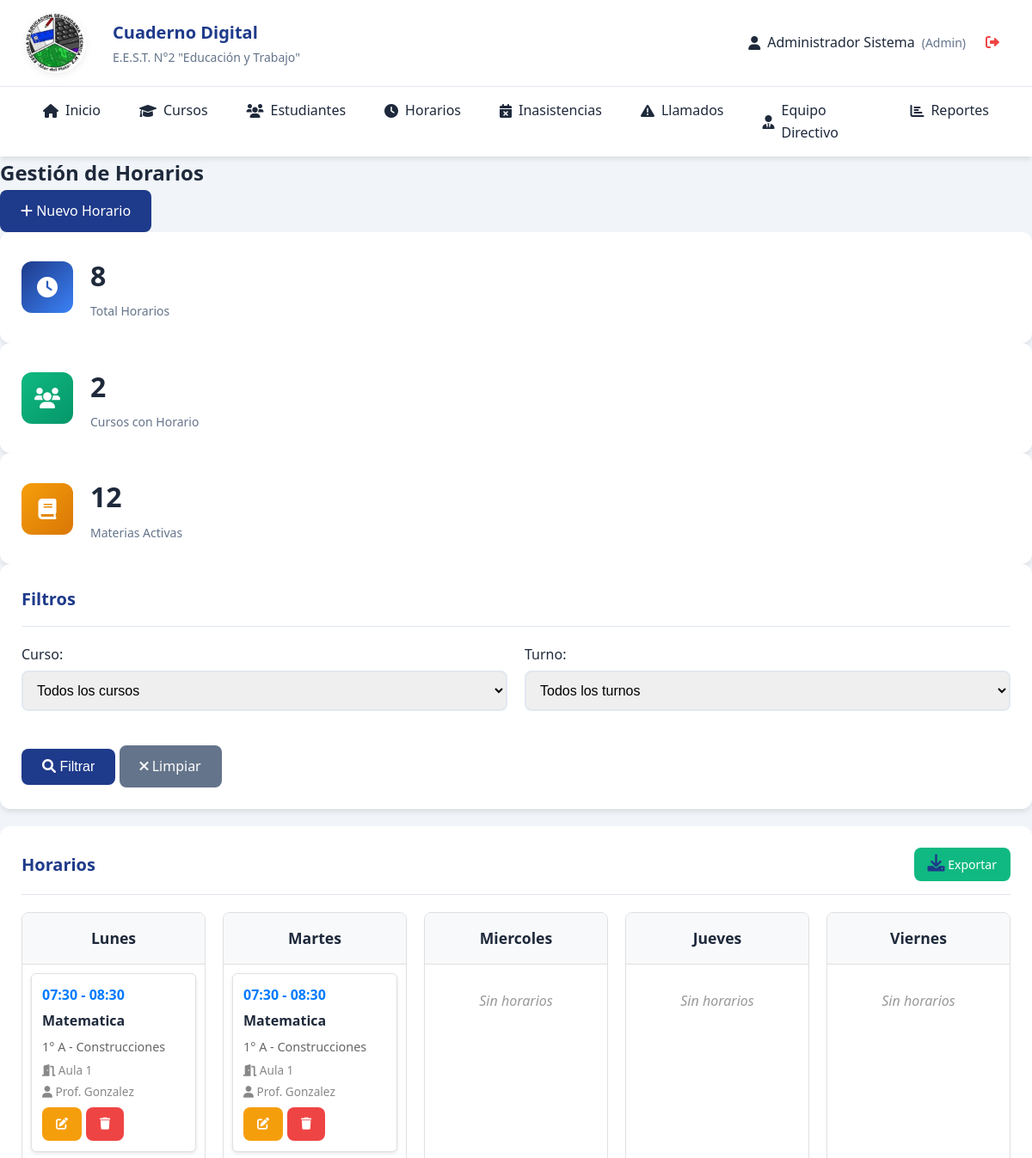
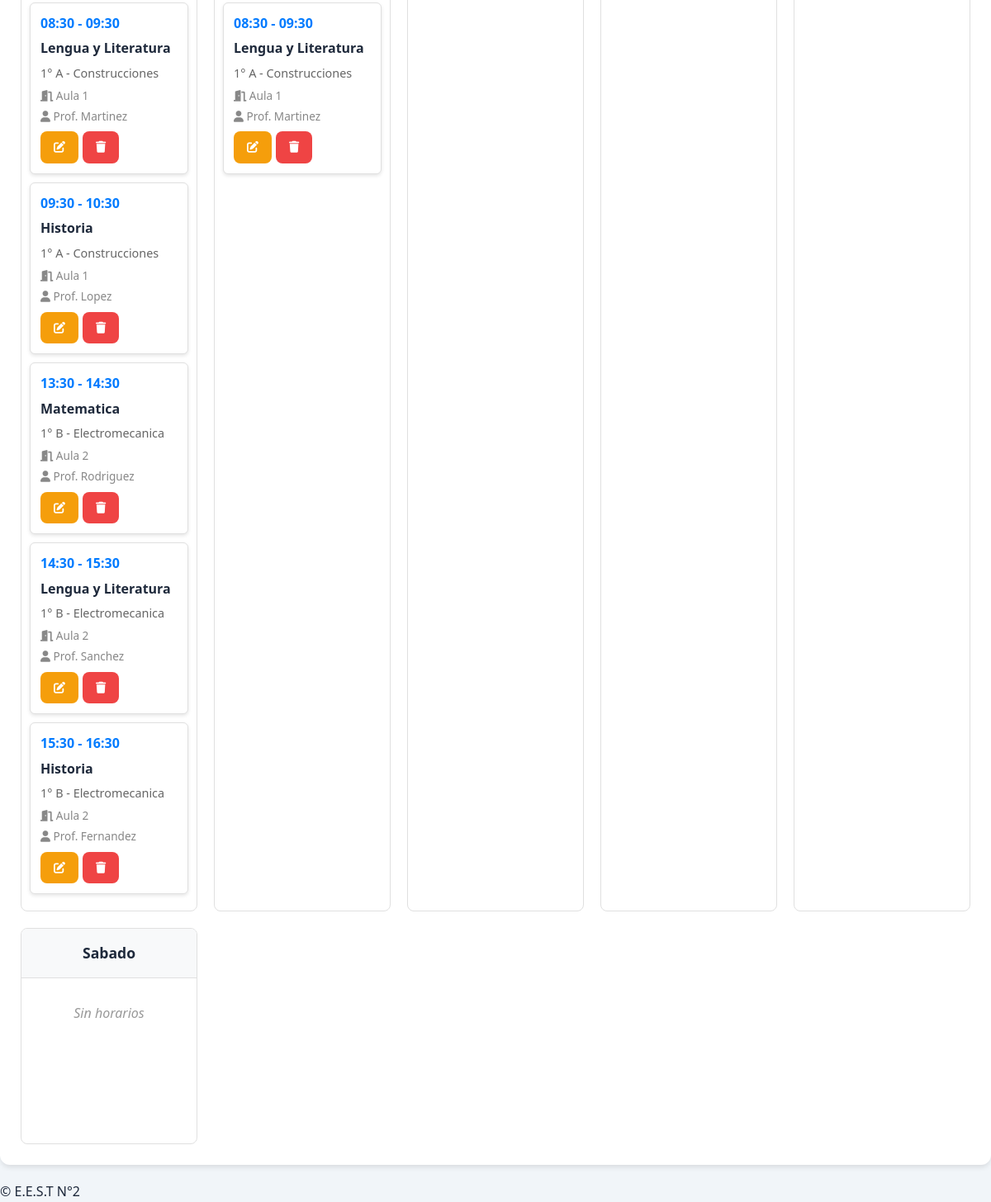
/horarios.php (signed in), run on the app's committed database (2 pictures, top to bottom).
### tables this page shows
CREATE TABLE IF NOT EXISTS horarios (
    id INT AUTO_INCREMENT PRIMARY KEY,
    curso_id INT NOT NULL,
    materia_id INT NOT NULL,
    dia_semana INT NOT NULL,  
    hora_inicio TIME NOT NULL,
    hora_fin TIME NOT NULL,
    aula VARCHAR(50),
    docente VARCHAR(100),
    es_contraturno BOOLEAN DEFAULT FALSE,
    FOREIGN KEY (curso_id) REFERENCES cursos(id),
    FOREIGN KEY (materia_id) REFERENCES materias(id)
);

CREATE TABLE IF NOT EXISTS materias (
    id INT AUTO_INCREMENT PRIMARY KEY,
    nombre VARCHAR(100) NOT NULL,
    especialidad_id INT,
    es_taller BOOLEAN DEFAULT FALSE,
    FOREIGN KEY (especialidad_id) REFERENCES especialidades(id)
);

CREATE TABLE IF NOT EXISTS cursos (
    id INT AUTO_INCREMENT PRIMARY KEY,
    anio INT NOT NULL,  
    division VARCHAR(5) NOT NULL,  
    turno_id INT NOT NULL,
    especialidad_id INT NOT NULL,
    taller_id INT,
    grado ENUM('inferior', 'superior') NOT NULL,  
    activo BOOLEAN DEFAULT TRUE,
    FOREIGN KEY (turno_id) REFERENCES turnos(id),
    FOREIGN KEY (especialidad_id) REFERENCES especialidades(id),
    FOREIGN KEY (taller_id) REFERENCES talleres(id)
);

CREATE TABLE IF NOT EXISTS especialidades (
    id INT AUTO_INCREMENT PRIMARY KEY,
    nombre VARCHAR(100) NOT NULL,
    descripcion TEXT,
    activa BOOLEAN DEFAULT TRUE
);

### config/database.php (called while the page is built, shortened)
<?php
class Database {
    private static $instance = null;
    private $connection;
    private function __construct() {
        try {
            $this->connection = new PDO(
                "mysql:host=" . DB_HOST . ";dbname=" . DB_NAME . ";charset=utf8",
                DB_USER,
                DB_PASS,
                [
                    PDO::ATTR_ERRMODE => PDO::ERRMODE_EXCEPTION,
                    PDO::ATTR_DEFAULT_FETCH_MODE => PDO::FETCH_ASSOC,
                    PDO::ATTR_EMULATE_PREPARES => false
                ]
            );
        } catch (PDOException $e) {
            die("Error de conexión: " . $e->getMessage());
        }
    }
    public static function getInstance() {
        if (self::$instance === null) {
            self::$instance = new self();
        }
        return self::$instance;
    }
    public function query($sql, $params = []) {
        $stmt = $this->connection->prepare($sql);
        $stmt->execute($params);
        return $stmt;
    }
    public function fetchAll($sql, $params = []) {
        return $this->query($sql, $params)->fetchAll();
    }
    public function fetch($sql, $params = []) {
        return $this->query($sql, $params)->fetch();
    }
}
?>

### horarios.php (the view, shortened to what this page needs)
<?php
include 'includes/header.php';
require_once 'config/database.php';
$db = Database::getInstance();
$where_conditions = ["1=1"];
$params = [];
$where_clause = implode(" AND ", $where_conditions);
$horarios = $db->fetchAll("
    SELECT h.*, m.nombre as materia_nombre, c.anio, c.division, esp.nombre as especialidad,
           t.nombre as turno_nombre
    FROM horarios h
    LEFT JOIN materias m ON h.materia_id = m.id
    LEFT JOIN cursos c ON h.curso_id = c.id
    LEFT JOIN especialidades esp ON c.especialidad_id = esp.id
    LEFT JOIN turnos t ON c.turno_id = t.id
    WHERE $where_clause
    ORDER BY c.anio, c.division, h.dia_semana, h.hora_inicio
", $params);
$horarios_por_dia = [];
$dias = ['Lunes', 'Martes', 'Miercoles', 'Jueves', 'Viernes', 'Sabado'];
foreach ($dias as $index => $dia) {
    $horarios_por_dia[$dia] = [];
}
foreach ($horarios as $horario) {
    $dia_nombre = $dias[$horario['dia_semana'] - 1] ?? 'Desconocido';
    $horarios_por_dia[$dia_nombre][] = $horario;
}
$total_horarios = count($horarios);
$cursos_con_horario = $db->fetch("
    SELECT COUNT(DISTINCT curso_id) as total FROM horarios
")['total'];
$materias_activas = $db->fetch("
    SELECT COUNT(*) as total FROM materias
")['total'];
?>
<section class="horarios-section">
    <div class="section-header">
        <h2>Gestión de Horarios</h2>
        <a href="horarios.php?action=nuevo" class="btn btn-primary">
            <i class="fas fa-plus"></i> Nuevo Horario
        </a>
    </div>
    <div class="stats-cards grid-3">
        <div class="stat-card">
            <div class="stat-icon">
                <i class="fas fa-clock"></i>
            </div>
            <div class="stat-content">
                <h3><?php echo $total_horarios; ?></h3>
                <p>Total Horarios</p>
            </div>
        </div>
        <div class="stat-card">
            <div class="stat-icon">
                <i class="fas fa-users"></i>
            </div>
            <div class="stat-content">
                <h3><?php echo $cursos_con_horario; ?></h3>
                <p>Cursos con Horario</p>
            </div>
        </div>
        <div class="stat-card">
            <div class="stat-icon">
                <i class="fas fa-book"></i>
            </div>
            <div class="stat-content">
                <h3><?php echo $materias_activas; ?></h3>
                <p>Materias Activas</p>
            </div>
        </div>
    </div>
    <div class="card">
        <div class="card-header">
            <h3 class="card-title">Filtros</h3>
        </div>
        <form method="GET" class="filters-form">
            <div class="form-row">
                <div class="form-group">
                    <label for="curso_filter">Curso:</label>
                    <select name="curso" id="curso_filter">
                        <option value="">Todos los cursos</option>
                    </select>
                </div>
                <div class="form-group">
                    <label for="turno_filter">Turno:</label>
                    <select name="turno" id="turno_filter">
                        <option value="">Todos los turnos</option>
                    </select>
                </div>
            </div>
            <div class="form-actions">
                <button type="submit" class="btn btn-primary">
                    <i class="fas fa-search"></i> Filtrar
                </button>
                <a href="horarios.php" class="btn btn-secondary">
                    <i class="fas fa-times"></i> Limpiar
                </a>
            </div>
        </form>
    </div>
    <div class="card">
        <div class="card-header">
            <h3 class="card-title">Horarios</h3>
            <div class="header-actions">
                <a href="horarios.php?action=exportar" class="btn btn-success btn-sm">
                    <i class="fas fa-download"></i> Exportar
                </a>
            </div>
        </div>
        <div class="horarios-grid">
            <?php foreach ($dias as $dia): ?>
            <div class="dia-column">
                <h4 class="dia-header"><?php echo $dia; ?></h4>
                <div class="horarios-dia">
                    <?php if (empty($horarios_por_dia[$dia])): ?>
                        <div class="no-horarios">Sin horarios</div>
                    <?php else: ?>
                        <?php foreach ($horarios_por_dia[$dia] as $horario): ?>
                        <div class="horario-item">
                            <div class="horario-hora">
                                <?php echo substr($horario['hora_inicio'], 0, 5) . ' - ' . substr($horario['hora_fin'], 0, 5); ?>
                            </div>
                            <div class="horario-materia">
                                <strong><?php echo htmlspecialchars($horario['materia_nombre']); ?></strong>
                            </div>
                            <div class="horario-curso">
                                <?php echo $horario['anio'] . '° ' . $horario['division'] . ' - ' . $horario['especialidad']; ?>
                            </div>
                            <?php if ($horario['aula']): ?>
                            <div class="horario-aula">
                                <i class="fas fa-door-open"></i> <?php echo htmlspecialchars($horario['aula']); ?>
                            </div>
                            <?php endif; ?>
                            <?php if ($horario['docente']): ?>
                            <div class="horario-docente">
                                <i class="fas fa-user"></i> <?php echo htmlspecialchars($horario['docente']); ?>
                            </div>
                            <?php endif; ?>
                            <div class="horario-actions">
                                <a href="horario_editar.php?id=<?php echo $horario['id']; ?>" class="btn btn-sm btn-warning">
                                    <i class="fas fa-edit"></i>
                                </a>
                                <a href="horario_eliminar.php?id=<?php echo $horario['id']; ?>"
                                   class="btn btn-sm btn-danger"
                                   onclick="return confirm('¿Está seguro de eliminar este horario?')">
                                    <i class="fas fa-trash"></i>
                                </a>
                            </div>
                        </div>
                        <?php endforeach; ?>
                    <?php endif; ?>
                </div>
            </div>
            <?php endforeach; ?>
        </div>
    </div>
</section>
<?php include 'includes/footer.php'; ?>

### css/style.css (style rules this page uses)
* { margin: 0; padding: 0; box-sizing: border-box; }
:root { --primary-color: #1e3a8a; --secondary-color: #3b82f6; --accent-color: #f59e0b; --success-color: #10b981; --danger-color: #ef4444; --warning-color: #f59e0b; --info-color: #06b6d4; --light-color: #f8fafc; --dark-color: #1e293b; --gray-color: #64748b; --border-color: #e2e8f0; --shadow: 0 4px 6px -1px rgba(0, 0, 0, 0.1); --shadow-lg: 0 10px 15px -3px rgba(0, 0, 0, 0.1); }
body { font-family: 'Segoe UI', Tahoma, Geneva, Verdana, sans-serif; line-height: 1.6; color: var(--dark-color); background-color: #f1f5f9; }
.form-group { margin-bottom: 20px; }
.form-group label { display: block; margin-bottom: 5px; font-weight: 500; color: var(--dark-color); }
.btn { display: inline-block; padding: 12px 24px; border: none; border-radius: 8px; font-size: 16px; font-weight: 500; text-decoration: none; cursor: pointer; transition: all 0.3s; text-align: center; }
.btn-primary { background-color: var(--primary-color); color: white; }
.stat-card { background: white; border-radius: 12px; padding: 25px; box-shadow: var(--shadow); display: flex; align-items: center; gap: 20px; transition: transform 0.3s; }
.stat-icon { width: 60px; height: 60px; border-radius: 12px; display: flex; align-items: center; justify-content: center; font-size: 24px; color: white; }
.stat-card:nth-child(1) .stat-icon { background: linear-gradient(135deg, var(--primary-color), var(--secondary-color)); }
.stat-card:nth-child(2) .stat-icon { background: linear-gradient(135deg, var(--success-color), #059669); }
.stat-card:nth-child(3) .stat-icon { background: linear-gradient(135deg, var(--warning-color), #d97706); }
.stat-content h3 { font-size: 32px; font-weight: 700; color: var(--dark-color); margin-bottom: 5px; }
.stat-content p { color: var(--gray-color); font-size: 14px; font-weight: 500; }
.card { background: white; border-radius: 12px; padding: 25px; box-shadow: var(--shadow); margin-bottom: 20px; }
.card-header { display: flex; justify-content: space-between; align-items: center; margin-bottom: 20px; padding-bottom: 15px; border-bottom: 1px solid var(--border-color); }
.card-title { font-size: 20px; color: var(--primary-color); font-weight: 600; }
.card-header i { color: var(--primary-color); font-size: 20px; }
.form-row { display: grid; grid-template-columns: repeat(auto-fit, minmax(250px, 1fr)); gap: 20px; margin-bottom: 20px; }
.form-group input, .form-group select, .form-group textarea { width: 100%; padding: 12px; border: 2px solid var(--border-color); border-radius: 8px; font-size: 16px; transition: border-color 0.3s; }
.btn-secondary { background-color: var(--gray-color); color: white; }
.btn-success { background-color: var(--success-color); color: white; }
.btn-danger { background-color: var(--danger-color); color: white; }
.btn-warning { background-color: var(--warning-color); color: white; }
.btn-sm { padding: 8px 16px; font-size: 14px; }
.grid-3 { grid-template-columns: repeat(auto-fit, minmax(250px, 1fr)); }

### horarios.php (style rules this page uses)
.horarios-section { max-width: 1400px; margin: 0 auto; }
.horarios-grid { display: grid; grid-template-columns: repeat(auto-fit, minmax(200px, 1fr)); gap: 20px; margin-top: 20px; }
.dia-column { border: 1px solid #e0e0e0; border-radius: 8px; overflow: hidden; }
.dia-header { background: #f8f9fa; padding: 15px; margin: 0; text-align: center; border-bottom: 1px solid #e0e0e0; font-size: 1.1em; font-weight: 600; }
.horarios-dia { padding: 10px; min-height: 200px; }
.horario-item { background: #fff; border: 1px solid #e0e0e0; border-radius: 6px; padding: 12px; margin-bottom: 10px; box-shadow: 0 2px 4px rgba(0,0,0,0.1); }
.horario-hora { font-weight: 600; color: #007bff; margin-bottom: 5px; }
.horario-materia { margin-bottom: 5px; }
.horario-curso { font-size: 0.9em; color: #666; margin-bottom: 5px; }
.horario-aula, .horario-docente { font-size: 0.85em; color: #888; margin-bottom: 3px; }
.horario-actions { margin-top: 8px; display: flex; gap: 5px; }
.no-horarios { text-align: center; color: #999; font-style: italic; padding: 20px; }
.header-actions { display: flex; gap: 10px; }

### data on the page
horarios: hora_inicio "07:30", hora_fin "08:30", materia.nombre "Matematica", curso.anio "1", curso.division "A", especialidades.nombre "Construcciones", aula "Aula 1", docente "Prof. Gonzalez"
horarios: hora_inicio "08:30", hora_fin "09:30", materia.nombre "Lengua y Literatura", curso.anio "1", curso.division "A", especialidades.nombre "Construcciones", aula "Aula 1", docente "Prof. Martinez"
horarios: hora_inicio "09:30", hora_fin "10:30", materia.nombre "Historia", curso.anio "1", curso.division "A", especialidades.nombre "Construcciones", aula "Aula 1", docente "Prof. Lopez"
horarios: hora_inicio "13:30", hora_fin "14:30", materia.nombre "Matematica", curso.anio "1", curso.division "B", especialidades.nombre "Electromecanica", aula "Aula 2", docente "Prof. Rodriguez"
horarios: hora_inicio "14:30", hora_fin "15:30", materia.nombre "Lengua y Literatura", curso.anio "1", curso.division "B", especialidades.nombre "Electromecanica", aula "Aula 2", docente "Prof. Sanchez"
horarios: hora_inicio "15:30", hora_fin "16:30", materia.nombre "Historia", curso.anio "1", curso.division "B", especialidades.nombre "Electromecanica", aula "Aula 2", docente "Prof. Fernandez"
horarios: hora_inicio "07:30", hora_fin "08:30", materia.nombre "Matematica", curso.anio "1", curso.division "A", especialidades.nombre "Construcciones", aula "Aula 1", docente "Prof. Gonzalez"
horarios: hora_inicio "08:30", hora_fin "09:30", materia.nombre "Lengua y Literatura", curso.anio "1", curso.division "A", especialidades.nombre "Construcciones", aula "Aula 1", docente "Prof. Martinez"

### other printed values
$currentUser['nombre'] . ' ' . $currentUser['apellido'] "Administrador Sistema"
$currentUser['rol'] "Admin"
$total_horarios "8"
$cursos_con_horario "2"
$materias_activas "12"
$dia "Lunes"
$dia "Martes"
$dia "Miercoles"
$dia "Jueves"
$dia "Viernes"
$dia "Sabado"
